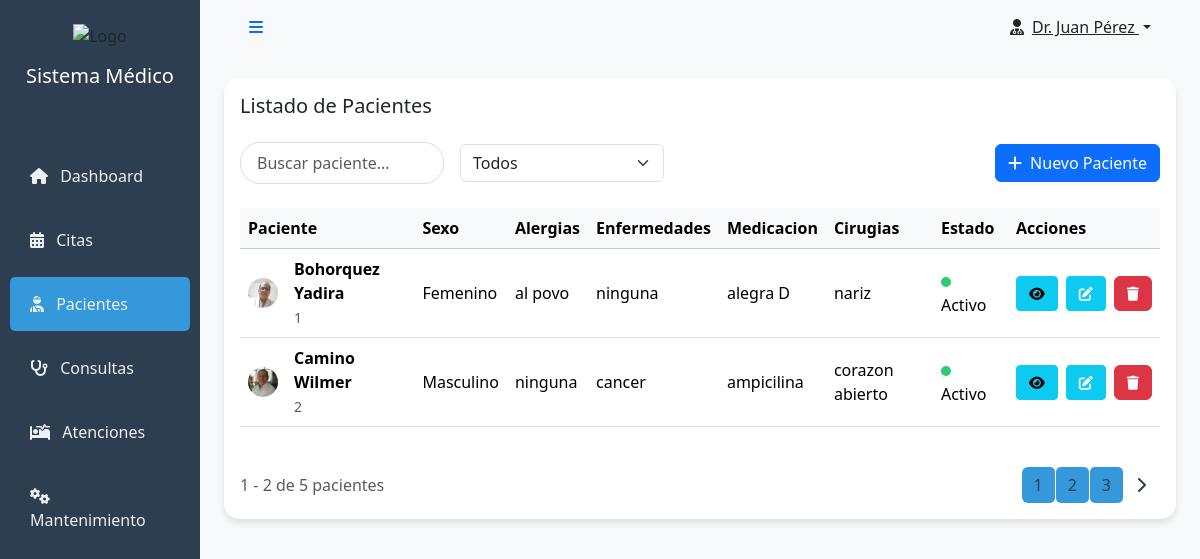
/patient_list/, run on the app's committed database.
### aplication/core/models.py (models this page shows, shortened)
class Paciente(models.Model):
    nombres = models.CharField(max_length=100, verbose_name="Nombres")
    apellidos = models.CharField(max_length=100, verbose_name="Apellidos")
    cedula = models.CharField(max_length=10, verbose_name="Cédula",validators=[valida_cedula])
    fecha_nacimiento = models.DateField(verbose_name="Fecha de Nacimiento")
    telefono = models.CharField(max_length=20, verbose_name="Teléfono(s)",validators=[phone_regex])
    email = models.EmailField(verbose_name="Correo", null=True, blank=True,unique=True)
    sexo = models.CharField(max_length=1, choices=SEX_CHOICES, verbose_name="Sexo")
    estado_civil = models.CharField(max_length=10, choices=CIVIL_CHOICES, verbose_name="Estado Civil")
    direccion = models.CharField(max_length=255, verbose_name="Dirección Domiciliaria")
    latitud = models.DecimalField(max_digits=18, decimal_places=6, verbose_name="Latitud", null=True, blank=True)
    longitud = models.DecimalField(max_digits=18, decimal_places=6, verbose_name="Longitud", null=True, blank=True)
    tipo_sangre = models.ForeignKey(TipoSangre, on_delete=models.SET_NULL, null=True, verbose_name="Tipo de Sangre",related_name="tipos_sangre")
    foto = models.ImageField(upload_to='pacientes/', verbose_name="Foto", null=True, blank=True)
    alergias = models.CharField(max_length=100,verbose_name="Alergias", null=True, blank=True)
    enfermedades_cronicas = models.CharField(max_length=100,verbose_name="Enfermedades Crónicas", null=True, blank=True)
    medicacion_actual = models.CharField(max_length=100,verbose_name="Medicación Actual", null=True, blank=True)
    cirugias_previas = models.CharField(max_length=100,verbose_name="Cirugías Previas", null=True, blank=True)
    antecedentes_personales = models.TextField(verbose_name="Antecedentes Personales", null=True, blank=True)
    antecedentes_familiares = models.TextField(verbose_name="Antecedentes Familiares", null=True, blank=True)
    activo = models.BooleanField(default=True,verbose_name="Activo")
    objects = models.Manager()  # Manager predeterminado
    active_patient = ActivePatientManager()  # Manager Personalizado
    class Meta:
        ordering = ['apellidos']
        indexes = [models.Index(fields=['apellidos'])]
        verbose_name = "Paciente"
        verbose_name_plural = "Pacientes"
    @property
    def nombre_completo(self):
        return f"{self.apellidos} {self.nombres}"
    def get_image(self):
        if self.foto:
            return self.foto.url
        else:
            return '/static/img/usuario_anonimo.png'

### aplication/core/views/patient.py (the view)
# urls.py: path('patient_list/',PatientListView.as_view() ,name="patient_list"),
class PatientListView(ListView):
    template_name = "core/patient/list.html"
    model = Paciente
    context_object_name = 'pacientes'
    query = None
    paginate_by = 2
    def get_queryset(self):
        self.query = Q()
        q1 = self.request.GET.get('q') # ver
        sex= self.request.GET.get('sex')
        if q1 is not None:
            self.query.add(Q(nombres__icontains=q1), Q.OR)
            self.query.add(Q(apellidos__icontains=q1), Q.OR)
            self.query.add(Q(cedula__icontains=q1), Q.OR)
        if sex == "M" or sex=="F": self.query.add(Q(sexo__icontains=sex), Q.AND)
        return self.model.objects.filter(self.query).order_by('apellidos')
    def get_context_data(self, **kwargs):
        context = super().get_context_data(**kwargs)
        context['title'] = "Medical"
        context['title1'] = "Consulta de Pacientes"
        return context

### template/core/patient/list.html (shortened to what this page needs)
<!DOCTYPE html>
<html lang="es">
<head>
    <link href="https://cdnjs.cloudflare.com/ajax/libs/bootstrap/5.3.2/css/bootstrap.min.css" rel="stylesheet">
    <link href="https://cdnjs.cloudflare.com/ajax/libs/font-awesome/6.4.2/css/all.min.css" rel="stylesheet">
</head>
<body>
  <div class="container-fluid">
    <div class="row">
        <div class="col-md-3 col-lg-2 px-0 sidebar">
            <div class="text-center py-4">
                <img src="/api/placeholder/150/50" alt="Logo" class="mb-3">
                <h5 class="text-white">Sistema Médico</h5>
            </div>
            <nav class="nav flex-column mt-4">
                <a class="nav-link" href="#"><i class="fas fa-home me-2"></i> Dashboard</a>
                <a class="nav-link" href="#"><i class="fas fa-calendar-alt me-2"></i> Citas</a>
                <a class="nav-link active" href="#"><i class="fas fa-user-injured me-2"></i> Pacientes</a>
                <a class="nav-link" href="#"><i class="fas fa-stethoscope me-2"></i> Consultas</a>
                <a class="nav-link" href="#"><i class="fas fa-procedures me-2"></i> Atenciones</a>
                <a class="nav-link" href="#"><i class="fas fa-cogs me-2"></i> Mantenimiento</a>
            </nav>
        </div>
        <div class="col-md-9 col-lg-10 px-md-4 main-content">
            <nav class="navbar navbar-expand-lg navbar-light sticky-top mb-4">
                <div class="container-fluid">
                    <button class="btn btn-link">
                        <i class="fas fa-bars"></i>
                    </button>
                    <div class="d-flex align-items-center">
                        <div class="dropdown">
                            <button class="btn btn-link dropdown-toggle text-dark" type="button" id="dropdownMenuButton" data-bs-toggle="dropdown">
                                <i class="fas fa-user-md me-2"></i>Dr. Juan Pérez
                            </button>
                        </div>
                    </div>
                </div>
            </nav>
            <div class="card mb-4">
                <div class="card-body">
                   <div class="d-flex justify-content-between align-items-center mb-4">
                        <h5 class="card-title mb-0">Listado de Pacientes</h5>
                   </div>
                   <div class="d-flex flex-column flex-md-row align-items-md-center justify-content-between g-3 mb-4">
                    <form method="GET" action="{% url 'core:patient_list' %}" class="d-flex flex-column flex-md-row gap-3 align-items-md-center">
                        <div class="col-md-6">
                            <input type="text" name="q" class="form-control search-box"   value="{{ request.GET.q }}" placeholder="Buscar paciente...">
                        </div>
                        <div class="col-md-6">
                            <select class="form-select" name="sex">
                                <option value="T">Todos</option>
                            </select>
                        </div>
                      </form>
                      <a class="btn btn-primary mt-3 mt-md-0" href="{% url 'core:patient_create' %}">
                                <i class="fas fa-plus me-2"></i>Nuevo Paciente
                      </a>
                    </div>
                    <div class="table-responsive">
                        <table class="table table-hover align-middle">
                            <thead class="table-light">
                                <tr>
                                    <th>Paciente</th>
                                    <th>Sexo</th>
                                    <th>Alergias</th>
                                    <th>Enfermedades</th>
                                    <th>Medicacion</th>
                                    <th>Cirugias</th>
                                    <th>Estado</th>
                                    <th>Acciones</th>
                                </tr>
                            </thead>
                            <tbody>
                               {% for item in pacientes %}
                                <tr>
                                    <td>
                                        <div class="d-flex align-items-center">
                                            <img src={{item.get_image}} class="rounded-circle me-3" width="30px">
                                            <div>
                                                <div class="fw-bold">{{item.nombre_completo}}</div>
                                                <small class="text-muted">{{item.id}}</small>
                                            </div>
                                        </div>
                                    </td>
                                    <td>{{item.get_sexo_display}}</td>
                                    <td>{{item.alergias}}</td>
                                    <td>{{item.enfermedades_cronicas}}</td>
                                    <td>{{item.medicacion_actual}}</td>
                                    <td>{{item.cirugias_previas}}</td>
                                    <td>
                                        <span class="patient-status status-active"></span>
                                        Activo
                                    </td>
                                    <td>
                                        <div class="action-buttons d-flex gap-2">
                                           <button class="btn btn-info btn-sm" title="Detalle Paciente"
                                                onclick="verPaciente('{{  item.id }}')">
                                                <i class="fas fa-eye"></i>
                                            </button>
                                            <a href="{% url 'core:patient_update' item.id %}" class="btn btn-info btn-sm text-white" title="Editar">
                                                <i class="fas fa-edit"></i>
                                            </a>
                                            {% with id=item.id name=item.nombre_completo msg="Esta seguro de elimnar al paciente:" %}
                                             <button class="btn btn-danger" onclick="confirmDelete('{{ id }}','{{name}}','{{ msg|escapejs }}');"> <i class="fa-solid fa-trash"></i></button>
                                            {% endwith %}
                                        </div>
                                    </td>
                                </tr>
                             {% endfor %}
                            </tbody>
                        </table>
                    </div>
                    <nav class="d-flex justify-content-between align-items-center mt-4">
                        <p class="text-muted mb-0">{{ page_obj.start_index }} - {{ page_obj.end_index }} de {{ page_obj.paginator.count }} pacientes</p>
                        <ul class="pagination mb-0">
                            {% for num in page_obj.paginator.page_range %}
                              <li class="page-item active"><a class="page-link" href="?page={{ num }}">{{num}}</a></li>
                            {% endfor %}
                            {% if page_obj.has_next %}
                              <li class="page-item">
                                <a class="page-link" href="?page={{ page_obj.next_page_number }}"><i class="fas fa-chevron-right"></i></a>
                              </li>
                             {% endif %}
                        </ul>
                    </nav>
                </div>
            </div>
        </div>
    </div>
  </div>
</body>
</html>

### template/core/patient/list.html (style rules this page uses)
.sidebar { min-height: 100vh; background: #2c3e50; transition: all 0.3s; }
.sidebar .nav-link { color: #ecf0f1; transition: all 0.3s; padding: 15px 20px; border-radius: 5px; margin: 5px 10px; }
.sidebar .nav-link.active { background: #3498db; }
.main-content { background: #f8f9fa; }
.card { border: none; border-radius: 15px; box-shadow: 0 4px 6px rgba(0, 0, 0, 0.1); }
.action-buttons .btn { padding: 0.375rem 0.75rem; font-size: 0.875rem; transition: all 0.3s; }
.patient-status { width: 10px; height: 10px; border-radius: 50%; display: inline-block; margin-right: 5px; }
.status-active { background-color: #2ecc71; }
.search-box { border-radius: 20px; border: 1px solid #ddd; padding: 0.5rem 1rem; transition: all 0.3s; }
.pagination .page-link { color: #2c3e50; border: none; margin: 0 2px; border-radius: 5px; }
.pagination .page-item.active .page-link { background-color: #3498db; border-color: #3498db; }

### data on the page
Paciente: get_image (picture), nombre_completo "Bohorquez Yadira", id "1", sexo "Femenino", alergias "al povo", enfermedades_cronicas "ninguna", medicacion_actual "alegra D", cirugias_previas "nariz"
Paciente: get_image (picture), nombre_completo "Camino Wilmer", id "2", sexo "Masculino", alergias "ninguna", enfermedades_cronicas "cancer", medicacion_actual "ampicilina", cirugias_previas "corazon abierto"

### other printed values
{{ page_obj.start_index }} "1"
{{ page_obj.end_index }} "2"
{{ page_obj.paginator.count }} "5"
{{ num }} "1" "2" "3"
